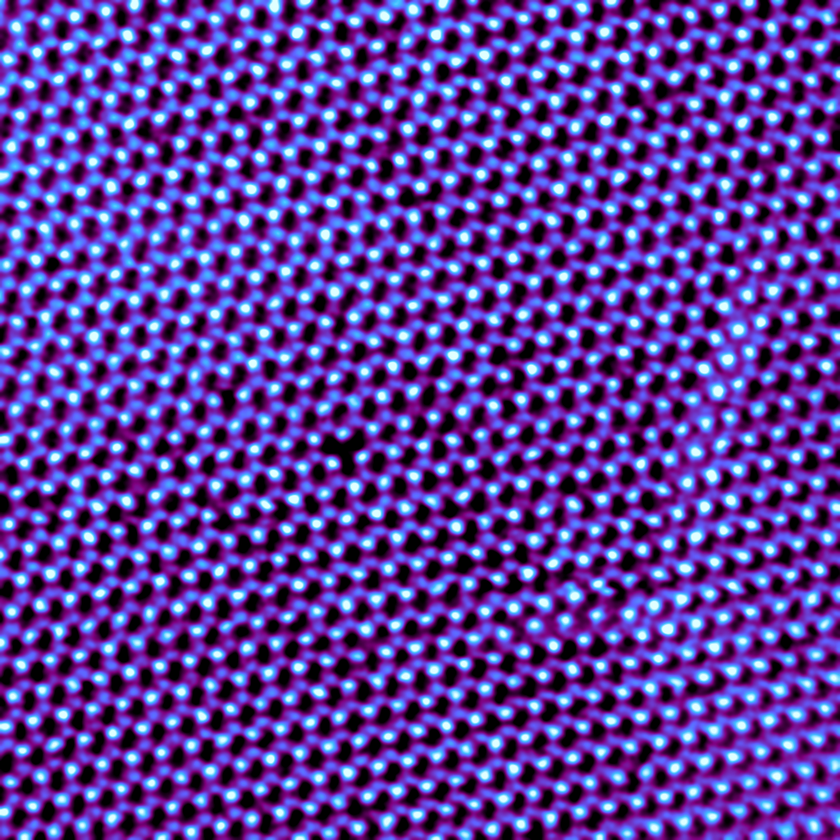
#> input picture data/mos2/1.png, 840 x 840 px, shrunk from 1024 x 1024 before the run; its folder holds only this picture in this run
$ jupyter execute --allow-errors image_upload.ipynb
#> lines starting #> are read from the running program, lines starting #| are printed output that depends on the picture
#> further down, image is the input picture: shape (840, 840, 3); mean B, G, R 151.7, 58, 89.4
#> `denoised_image = filters.gaussian(image, sigma=1)`:
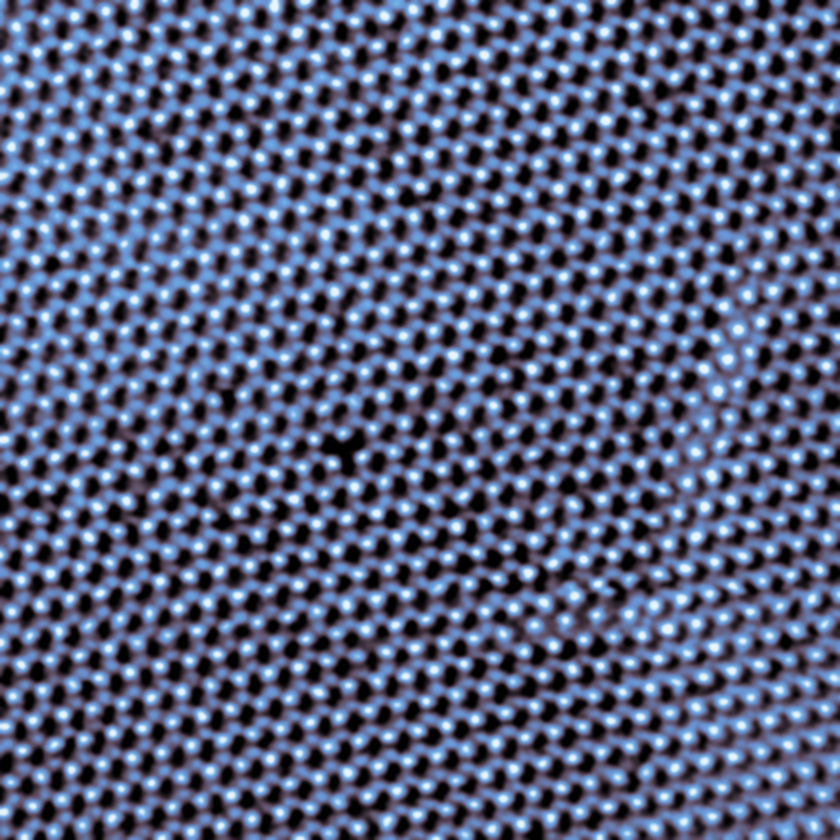
#> denoised_image: shape (840, 840, 3) float64; mean B, G, R 0.492, 0.375, 0.335
#> `adjusted_image = exposure.equalize_adapthist(denoised_image)`:
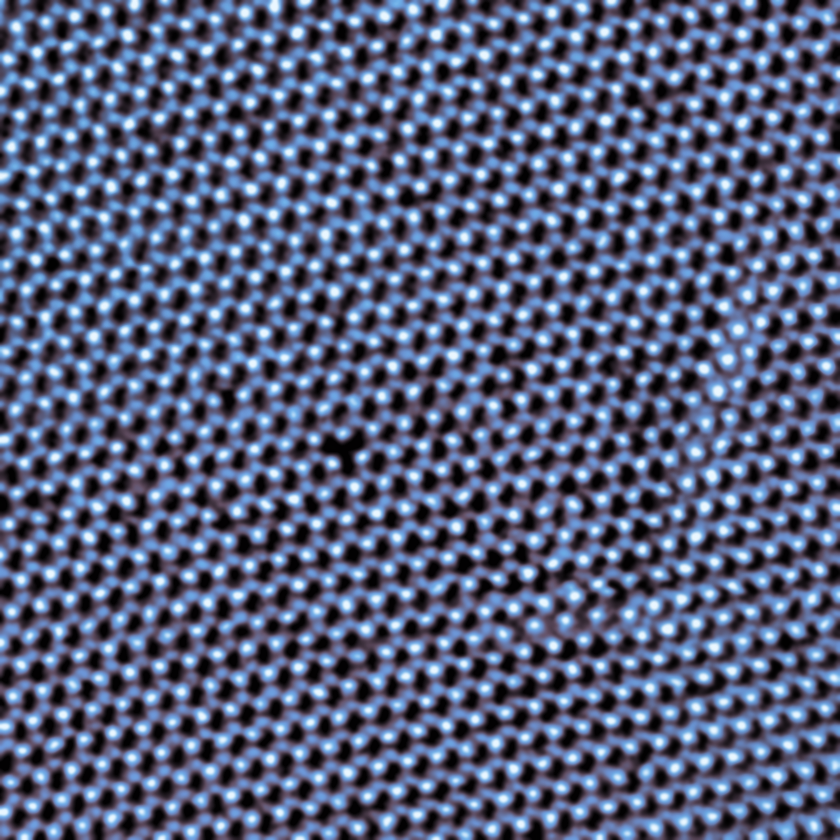
#> adjusted_image: shape (840, 840, 3) float64; mean B, G, R 0.488, 0.372, 0.333
### util.py
from skimage import io
import os

def read_measurements(filename):
    """
    A helper function to read all the rectangular boxes produced by ImageJ
    Args:
    ----
    filename: str, the file path that contains the all rectangular boxes coordinates

    Return:
    ----
    list of list
    """
    measurements = []
    measure = []
    with open(filename, 'r') as f:
        # Skip first 2 lines of the file; they do not contain actual data
        line = f.readline()
        line = f.readline()
        # Start processing any non-empty line
        while line != "":
            # Split the line into an array.
            entries = line.split()
            # Add the data from that specific line into the measurements array
            # measurements.append(list(map(float, entries[1:])))
            measurements.append([int(float(entry)) for entry in entries[1:]])
            line = f.readline()


    return measurements

# [15 lines left out: function normalize_coordinates, not called in this run]

class labeledImage():
    """
     a data structure class to store information of a labeled images
    """

    def __init__(self, image_path):
        """
        Class Constructor
        Args:
        ----
        image_path: str, a path where an image is stored
        """
        self.path = image_path
        self.name = image_path.split('/')[-1]
        self.shape = io.imread(image_path).shape
        self.labels = {}

        return

    # [16 lines left out: function add_labels, not called in this run]

    def add_labels_from_file(self, tag, filename):
        """
        Add labels form a file

        """
        self.add_labels(tag, read_measurements(filename))

        return


    def __str__(self):
        """
        Overriding the printing function, such that when calling
        print(labeledImage) will give all the information
        """

        print_str = 'Labeled image ' + self.name + '\n'
        print_str += '    location: ' + self.path + '\n'
        print_str += '    shape: ' + str(self.shape) + '\n'
        print_str += '    labels:'  + '\n'
        for t, labels in self.labels.items():
            print_str += '    - ' + str(t) + ': \n'
            for l in labels:
                print_str += '      ' + str(l) + '\n'

        return print_str

# [44 lines left out: function convert_to_yolo_format, not called in this run]

### azureapi.py
from util import normalize_coordinates, labeledImage
from azure.cognitiveservices.vision.customvision.training import CustomVisionTrainingClient
from azure.cognitiveservices.vision.customvision.prediction import CustomVisionPredictionClient
from azure.cognitiveservices.vision.customvision.training.models import ImageFileCreateBatch, ImageFileCreateEntry, Region
from msrest.authentication import ApiKeyCredentials

class AzureCVObjectDetectionAPI(object):
    """
     A wraper class for simplifying the use of Azure Custom Vision Object Detections
    """


    def __init__(self, endpoint, key, resource_id, project_id=None):
        """
        Class Constructor, takes the id from Azure Custom Vision. Here the key will
        be used both for training and predicition

        Args:
        ----
        endpoint: str
        key: str
        resource_id: str
        project_id: str
        """

        training_credentials   = ApiKeyCredentials(in_headers={"Training-key": key})
        prediction_credentials = ApiKeyCredentials(in_headers={"Prediction-key": key})

        # Trainer, Predictor are objects from the Azure custom vision library that
        # we will use to upload training images or to do prediction on some images
        self.trainer   = CustomVisionTrainingClient(endpoint, training_credentials)
        self.predictor = CustomVisionPredictionClient(endpoint, prediction_credentials)
        self.project_id = project_id
        self.tags = {}

        if project_id is not None:
            for t in self.trainer.get_tags(project_id):
                self.tags[t.name] = t.id

        return

    # [107 lines left out: functions create_project, create_tag, _upload_one_batch_training_images, upload_training_images, not called in this run]

### image_upload.ipynb
## Defect Detection in STEM Images of MoS2 Monolayers

#### In this notebook, we will...
- Apply preprocessing steps to each image
- Collate images and corresponding manual annotations
- Split the data into training and testing sets
- Upload the training set of images to Azure Custom Vision
- Assess the intensity profile of a defect

#### We start by importing all the required packages and some helper classes:

[cell 1]
import os
import cv2
from util import labeledImage
from azureapi import AzureCVObjectDetectionAPI
from sklearn.model_selection import train_test_split
from skimage import io, filters, exposure, measure
import numpy as np
from matplotlib import pyplot as plt

#### Apply some preprocessing steps to each image using the `scitkit-image` package:
1. A gaussian blur filter is applied to remove gaussian noise from the image
2. A contrast limited adaptive histogram equalization algorithm is applied to locally enhance image contrast

*Note: this cell only needs to be run a single time!*

#> (a cell that did not finish here is left out)

#### Load images and corresponding labels into `labeledImage` objects:
*Note: the `preprocessing` flag allows you to choose whether or not the loaded images have been preprocessed.*

[cell 3]
preprocessing = False

if preprocessing:
    img_dir = './data/mos2_pp/'
else:
    img_dir = './data/mos2/'
labels_dir = './data/labels/'

labeled_images = []
tag = 'molecule'
img_fns = os.listdir(img_dir)
#> (the rest of this cell did not finish here and is left out)

#### Print information about a labeled image to ensure all data is correct:

[cell 4]
print(labeled_images[0])

#### Split images into training and testing sets:
- The training images will be uploaded to Azure Custom Vision to train the object detection model
- The testing images will be used to validate the model after training is complete

#> (a cell that did not finish here is left out)

#### Upload the training images to Azure Custom Vision:
*Note: two projects are created, one for the model trained on preprocessed images and one for the model trained on raw images.*

[cell 6]
# create AzureAPI object and upload images, destination depending on whether preprocessing was done #
if preprocessing:
    Project_Id  = '2f86d5ff-8fe2-4668-bb5e-5d8d466dc1b9'
else:
    Project_Id  = '5ce9e36e-942f-45c5-a102-837662335aa6'
#> Project_Id = '5ce9e36e-942f-45c5-a102-837662335aa6'

Endpoint    = 'https://southcentralus.api.cognitive.microsoft.com/'
Key         = 'dc7af5f887c84f90a51d25549c7ad863'
Resource_Id = '/subscriptions/cbcd0d6a-0ae5-48a7-a46d-4a4f3c692c71/resourceGroups/rg-amlclass-longnic/providers/Microsoft.CognitiveServices/accounts/cv_longnic'

#> (the rest of this cell did not finish here and is left out)

ACVObjectDetector.upload_training_images(train_images)

#### Intensity Profiling

We're going to draw a line through a predicted defect and look at the intensity spectrum. This will help us characterize our defects. First let's grab a prediction image.

[cell 7]
# get prediction image
cwd = os.getcwd()
image = io.imread(cwd + '/preds/pred1.png')
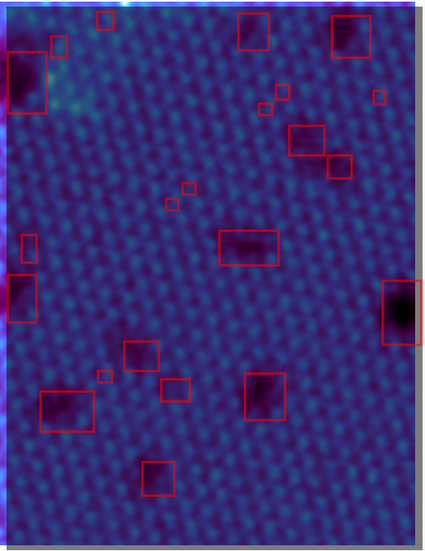
#> input picture preds/pred1.png, 425 x 551 px, shrunk from 518 x 672 before the run
#> image is the input picture: shape (551, 425, 4); mean R, G, B, A 57.7, 45.2, 114.8, 255

Now we'll create a *profile line* and measure the RBG values along the line, and plot the results!

[cell 8]
# draw line for profiling
start = (300, 250)
end = (300, image.shape[1] - 150)
#> end = (300, 275)
profile = measure.profile_line(image, start, end)
#> profile = 26 rows, first 6: [55, 26, 99, 255], [55, 24, 95, 255], [56, 23, 94, 255], [56, 24, 96, 255], [54, 27, 100, 255], [53, 32, 105, 255]

# measure each channel
profile_red = measure.profile_line(image[:, :, 0], start, end)
#> profile_red = 26 values, max 56 at index 2, min 45 at index 11, mean 49.81
profile_green = measure.profile_line(image[:, :, 1], start, end)
#> profile_green = 26 values, max 56 at index 12, min 23 at index 2, mean 41.08
profile_blue = measure.profile_line(image[:, :, 2], start, end)
#> profile_blue = 26 values, max 127 at index 9, min 94 at index 2, mean 115.1

# plot results
fig, ax = plt.subplots(1, 2, figsize=(15, 5))
ax[0].set_title('Labeled Defects')
ax[0].imshow(image)
ax[0].plot([start[1], end[1]], [start[0], end[0]], 'r')
ax[1].set_title('Intensity Profile')
ax[1].plot(profile_red, 'r', label='Red Channel')
ax[1].plot(profile_green, 'g', label='Green Channel')
ax[1].plot(profile_blue, 'b', label='Blue Channel')
ax[1].set_ylabel('Intensity Value')
ax[1].set_xlabel('Distance (px)')
ax[1].legend()

plt.show()
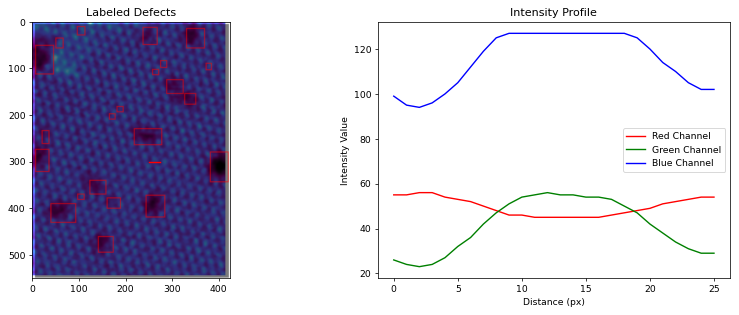
#> figure drawn by matplotlib, 2 panels; panel 2: curve peaks at x = 2, y = 56; panel 2: curve peaks at x = 12, y = 56; panel 2: curve peaks at x = 9, y = 127
